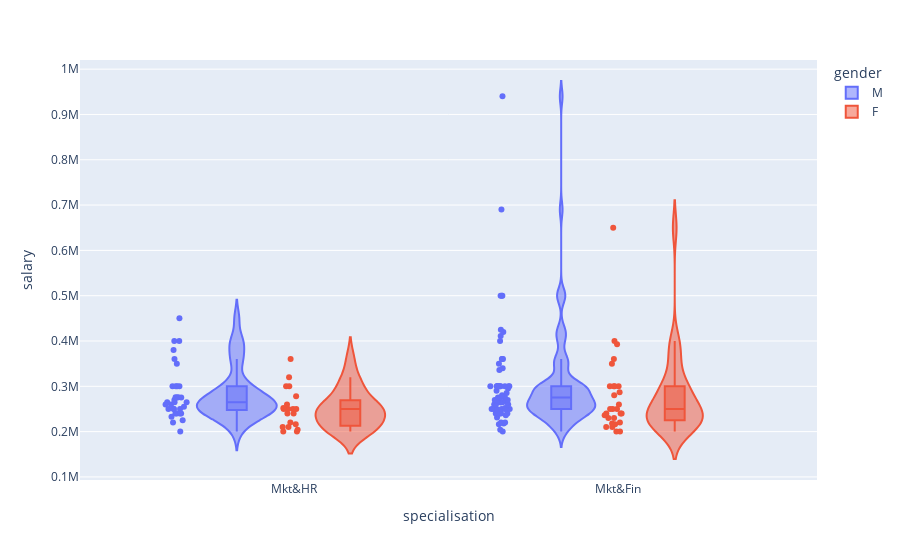

The cell this chart's notebook holds for it:
### Code cell
px.violin(df, y='salary', x='specialisation', color='gender', box=True, points='all')

### Figure 1 — Plotly figure (JSON) as saved in the notebook; plotly's stock layout.template omitted (floating-point values rounded to 4 significant figures; data arrays with more than 128 entries replaced by an {"elided": "..."} marker saying what was removed)
{"data": [{"alignmentgroup": "True", "box": {"visible": true}, "hovertemplate": "gender=M<br>specialisation=%{x}<br>salary=%{y}<extra></extra>", "legendgroup": "M", "marker": {"color": "#636efa"}, "name": "M", "offsetgroup": "M", "orientation": "v", "points": "all", "scalegroup": "True", "showlegend": true, "type": "violin", "x": {"elided": "139 str values"}, "x0": " ", "xaxis": "x", "y": {"elided": "139 int values"}, "y0": " ", "yaxis": "y"}, {"alignmentgroup": "True", "box": {"visible": true}, "hovertemplate": "gender=F<br>specialisation=%{x}<br>salary=%{y}<extra></extra>", "legendgroup": "F", "marker": {"color": "#EF553B"}, "name": "F", "offsetgroup": "F", "orientation": "v", "points": "all", "scalegroup": "True", "showlegend": true, "type": "violin", "x": ["Mkt&Fin", "Mkt&HR", "Mkt&Fin", "Mkt&Fin", "Mkt&Fin", "Mkt&HR", "Mkt&Fin", "Mkt&HR", "Mkt&Fin", "Mkt&Fin", "Mkt&HR", "Mkt&HR", "Mkt&HR", "Mkt&Fin", "Mkt&HR", "Mkt&HR", "Mkt&HR", "Mkt&Fin", "Mkt&HR", "Mkt&Fin", "Mkt&HR", "Mkt&HR", "Mkt&HR", "Mkt&HR", "Mkt&HR", "Mkt&HR", "Mkt&Fin", "Mkt&HR", "Mkt&HR", "Mkt&Fin", "Mkt&HR", "Mkt&HR", "Mkt&Fin", "Mkt&HR", "Mkt&HR", "Mkt&Fin", "Mkt&Fin", "Mkt&Fin", "Mkt&Fin", "Mkt&Fin", "Mkt&HR", "Mkt&Fin", "Mkt&HR", "Mkt&Fin", "Mkt&Fin", "Mkt&HR", "Mkt&Fin", "Mkt&Fin", "Mkt&Fin", "Mkt&HR", "Mkt&Fin", "Mkt&Fin", "Mkt&HR", "Mkt&Fin", "Mkt&Fin", "Mkt&Fin", "Mkt&Fin", "Mkt&Fin", "Mkt&Fin", "Mkt&HR", "Mkt&HR", "Mkt&HR", "Mkt&HR", "Mkt&Fin", "Mkt&HR", "Mkt&HR", "Mkt&HR", "Mkt&Fin", "Mkt&Fin", "Mkt&Fin", "Mkt&HR", "Mkt&HR", "Mkt&HR", "Mkt&Fin", "Mkt&HR", "Mkt&HR"], "x0": " ", "xaxis": "x", "y": [null, null, 218000, 200000, null, null, 393000, 360000, 300000, null, 250000, null, 278000, 260000, 300000, 320000, 240000, 287000, null, 200000, null, null, null, 200000, null, 216000, 240000, null, null, 230000, null, 240000, 400000, 210000, 210000, 300000, 230000, 300000, null, 220000, null, 300000, 250000, 280000, 216000, 250000, 236000, 350000, 210000, 250000, 360000, 250000, 200000, null, 250000, 240000, 240000, 250000, null, null, null, null, 220000, 650000, null, null, 252000, null, null, null, 300000, 260000, null, 210000, null, 204000], "y0": " ", "yaxis": "y"}], "layout": {"legend": {"title": {"text": "gender"}, "tracegroupgap": 0}, "margin": {"t": 60}, "violinmode": "group", "xaxis": {"anchor": "y", "domain": [0, 1], "title": {"text": "specialisation"}}, "yaxis": {"anchor": "x", "domain": [0, 1], "title": {"text": "salary"}}}}
